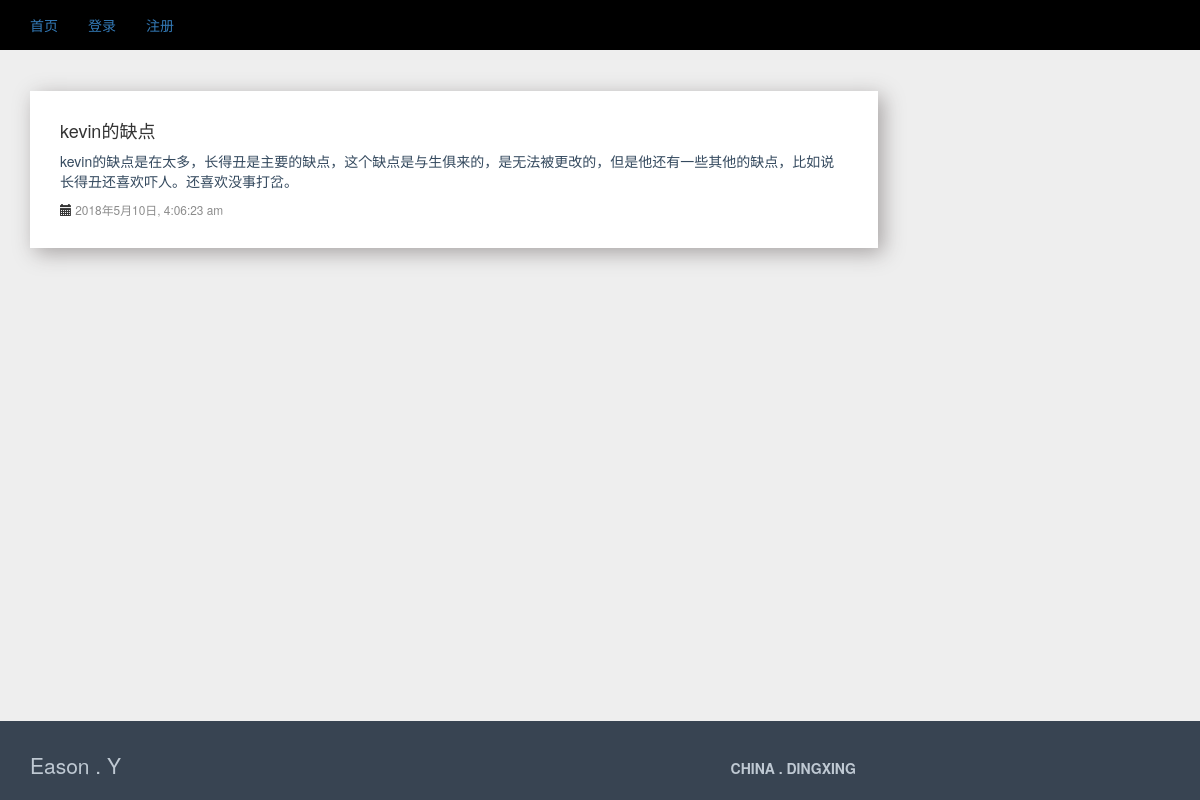
/content/1c3f6a1bb9d235108e8769bf7460f0ef, run on the app's committed database.
### app/models.py (models this page shows, shortened)
class Blog(db.Model, UserMixin):
    id = db.Column(db.Integer, primary_key=True)
    content = db.Column(db.String(140), unique=True)
    timestamp = db.Column(db.DateTime)
    user_id = db.Column(db.Integer, db.ForeignKey('user.id'))
    title = db.Column(db.String(64), unique=True)
    num = db.Column(db.String(64),unique=True)

### app/views.py (the view)
@app.route('/content/<num>')
def content(num):
    content = Blog.query.filter_by(num=num).first()
    return render_template('content.html', Content=content)

### app/views.py (called while the page is built)
@app.before_request
def before_request():
    g.user = current_user

### app/templates/content.html
{% extends "base.html" %}
{% block content %}
    <div class="container">
        <div class="row">
            <div class="col-md-9">
                <article class="article the-font" style="box-shadow: rgb(167, 163, 163) 5px 5px 20px;">
                    <div>
                        <h4>{{ Content.title }}</h4>
                    </div>
                    <a href="">
                        <p style="color:#34495E">{{ Content.content }}</p>
                    </a>
                    <p>
                        <small>
                            <span class="glyphicon glyphicon-calendar" aria-hidden="true">
                            </span>
                            <span style="color:#8C8C8C;">
                                <span>{{ moment(Content.timestamp).format('YYYY年M月D日, h:mm:ss a') }}</span>
                            </span>
                        </small>
                    </p>
                </article>
            </div>
        </div>
    </div>
{% endblock %}

### app/static/css/main.css (style rules this page uses)
.article { box-shadow: 5px 5px 20px #CCC; background-color: white; padding: 20px 30px; margin-bottom: 40px; }
.the-font { font-family: "Helvetica Neue", Helvetica, Arial, "Microsoft Yahei", "Hiragino Sans GB", "Heiti SC", "WenQuanYi Micro Hei", sans-serif; }
.container { padding-right: 15px; padding-left: 15px; margin-right: auto; margin-left: auto; }

### data on the page
Blog: title "kevin的缺点", content "kevin的缺点是在太多，长得丑是主要的缺点，这个缺点是与生俱来的，是无法被更改的，但是他还有一些其他的缺点，比如说长得丑还喜欢吓人。还喜欢没事打岔。", timestamp "2018年5月10日, 4:06:23 am"
